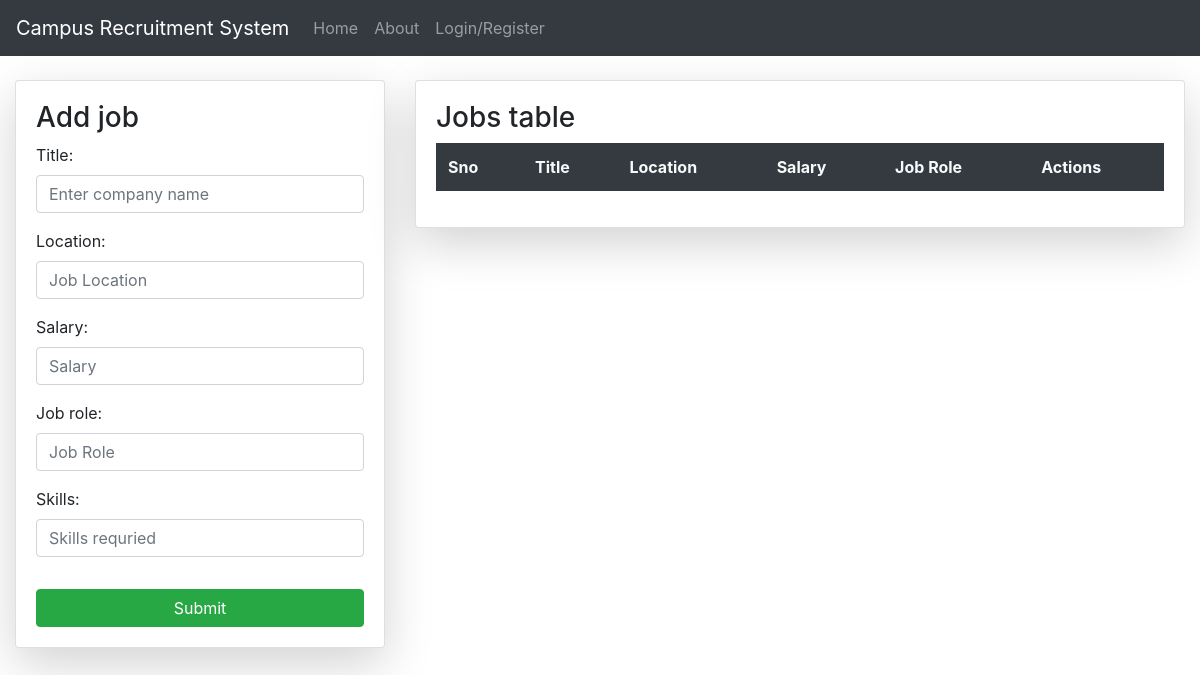
The app's page /jobs/, older data.
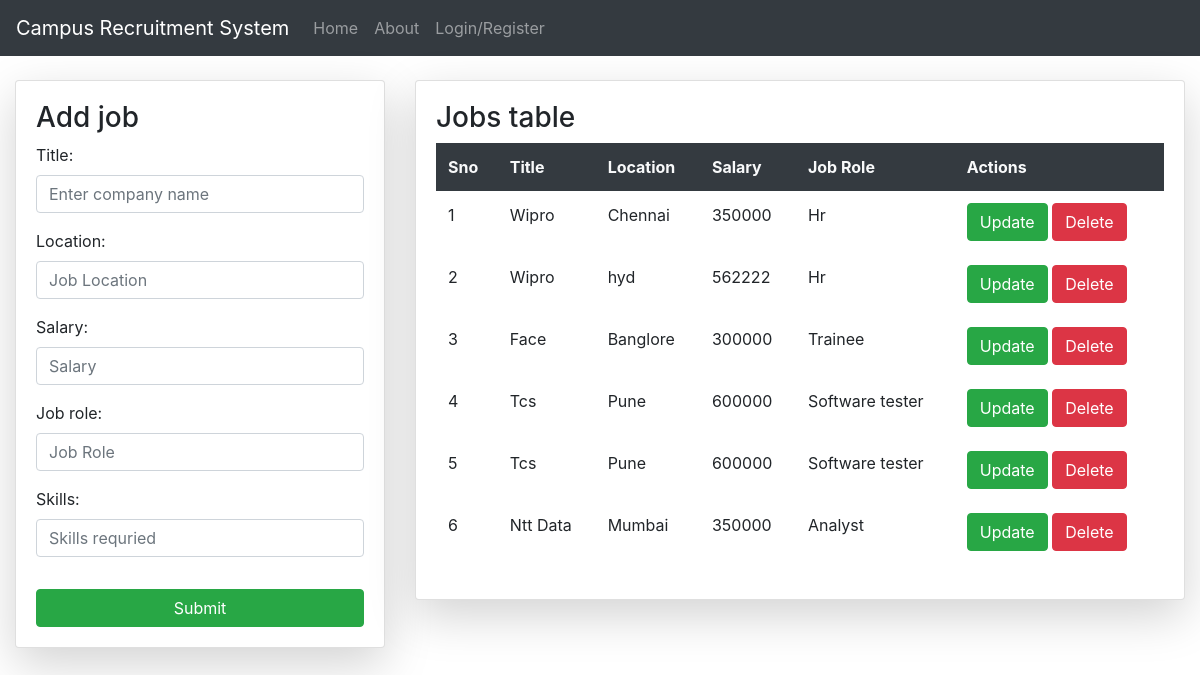
The same page, newer data.
### RevisedApp/models.py (models this page shows)
class Jobinfo(models.Model):
	title=models.CharField(max_length=25)
	location=models.CharField(max_length=20)
	salary=models.IntegerField(null=True)
	skills=models.CharField(max_length=30)
	job_role=models.CharField(max_length=30)
	eligible_percent=models.IntegerField(null=True)
	eligible_dept=models.CharField(max_length=30)
	year_of_pass=models.IntegerField(null=True)
	last_date=models.DateField(null=True)
	descrip=models.CharField(max_length=250)
	com_image=models.ImageField(upload_to='Jobs/',default='123.jpg')

### RevisedApp/views.py (the view)
# urls.py: path('jobs/',views.jobposts,name='job'),
def jobposts(request):
	w = Jobinfo.objects.all()
	if request.method== "POST":
		e = Jobform(request.POST)
		if e.is_valid():
			e.save()
			return redirect('/jobs')
	e=Jobform()
	return render(request,'html/jobs.html',{'z':e,'y':w})

### RevisedApp/forms.py
class Jobform(forms.ModelForm):
	class Meta:
		model= Jobinfo
		fields = ["title","location","salary","job_role","skills"]
		widgets={
		"title":forms.TextInput(attrs={"class":"form-control","placeholder":"Enter company name"}),
		"location":forms.TextInput(attrs={"class":"form-control","placeholder":"Job Location"}),
		"salary":forms.NumberInput(attrs={"class":"form-control","placeholder":"Salary"}),
		"job_role":forms.TextInput(attrs={"class":"form-control","placeholder":"Job Role"}),
		"skills":forms.TextInput(attrs={"class":"form-control","placeholder":"Skills requried"}),
		}

### RevisedApp/templates/html/jobs.html (shortened to what this page needs)
{% extends 'html/base.html' %}
{% block content %}
<div class="container-fluid mt-4">
	<div class="row">
		<div class="col col-md-4 ">
			<div class="card shadow-lg">
				<div class="card-body">
					<h3>Add job</h3>
					<form method="POST">
						<table class="table table-borderless">
							<tr>{{z.as_p}}</tr>
						</table>
						<input type="submit" name="Submit" class="btn btn-success col-sm">
                    </form>
                </div>
            </div>
		</div>
		<div class="col col-md ">
			<div class="card shadow-lg">
				<div class="card-body">
					<h3>Jobs table</h3>
					<table class="table table-borderless">
						<tr class="bg-dark text-light">
							<th>Sno</th>
							<th>Title</th>
							<th>Location</th>
							<th>Salary</th>
							<th>Job Role</th>
							<th>Actions</th>
						</tr>
						{% for t in y %}
						<tr>
							<td>{{forloop.counter}}</td>
							<td>{{t.title}}</td>
							<td>{{t.location}}</td>
							<td>{{t.salary}}</td>
							<td>{{t.job_role}}</td>
							<td colspan="3">
						<a href="{% url 'editjob' t.id %}" class="btn btn-success">Update</a>
						<a href="#" class="btn btn-danger">Delete</a>
					</td>
						</tr>
						{% endfor %}
					</table>
				</div>
		</div>
	</div>
</div>
{% endblock %}

Row changes from the older to the newer data that the page shows:
added Jobinfo: title "Wipro", location "Chennai", salary "350000", job_role "Hr"
added Jobinfo: title "Wipro", location "hyd", salary "562222", job_role "Hr"
added Jobinfo: title "Face", location "Banglore", salary "300000", job_role "Trainee"
added Jobinfo: title "Tcs", location "Pune", salary "600000", job_role "Software tester"
added Jobinfo: title "Tcs", location "Pune", salary "600000", job_role "Software tester"
added Jobinfo: title "Ntt Data", location "Mumbai", salary "350000", job_role "Analyst"
